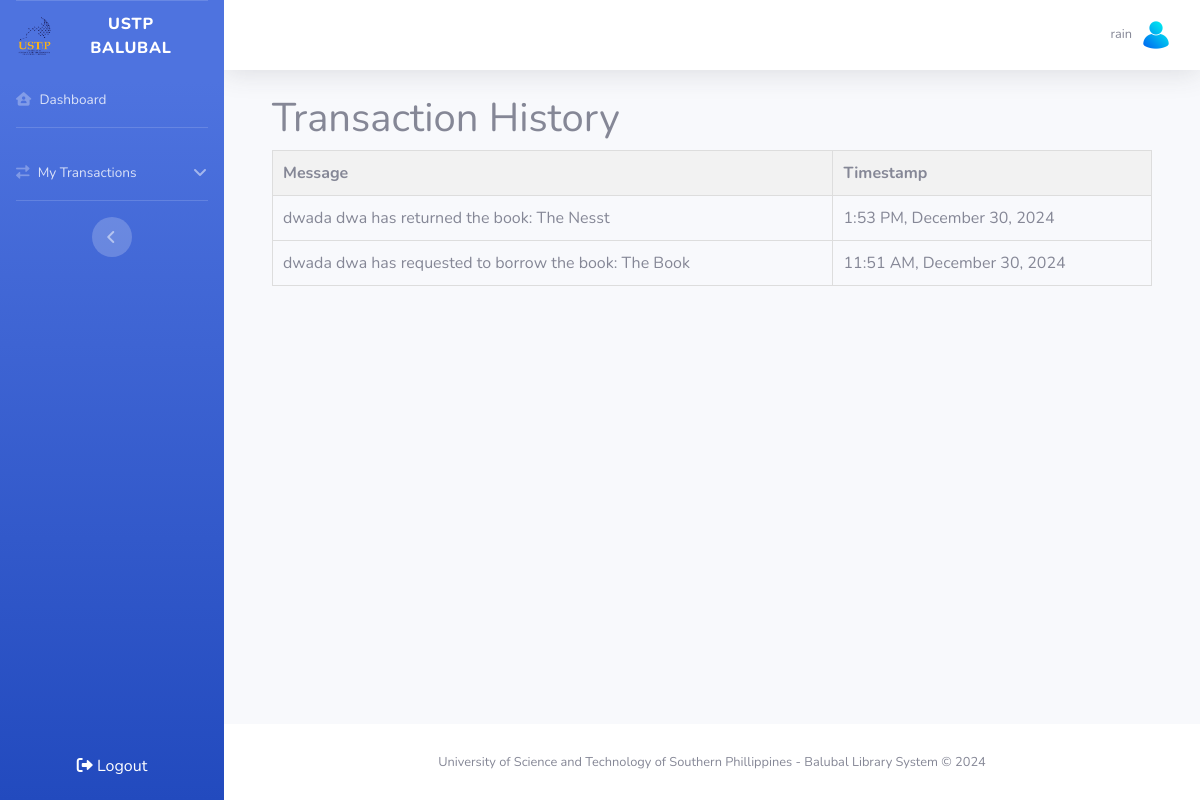
The app's page /borrower/list-transactions.php (signed in), older data.
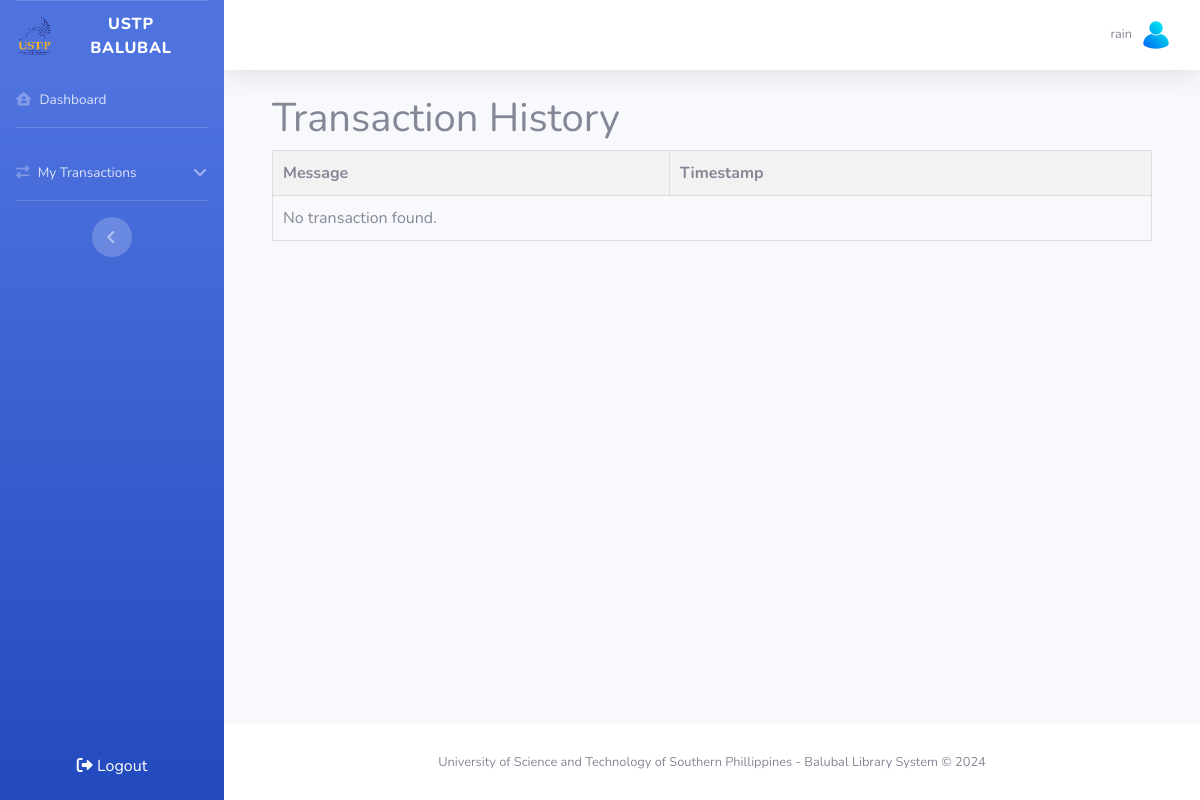
The same page, newer data.
### tables this page shows
CREATE TABLE `tblnotifications` (
  `notificationId` int(11) NOT NULL,
  `borrowerId` int(11) DEFAULT NULL,
  `bookId` int(11) NOT NULL,
  `message` text DEFAULT NULL,
  `status` enum('unread','read') DEFAULT 'unread',
  `type` enum('borrow','return','','') NOT NULL,
  `timestamp` timestamp NOT NULL DEFAULT current_timestamp()
);

### borrower/list-transactions.php (the view, shortened to what this page needs)
<?php
include('db/db-connect.php');
$userId = $_SESSION['user_id'];
$notificationQuery = "SELECT message, timestamp FROM tblnotifications WHERE borrowerId = ? ORDER BY timestamp DESC";
$notificationStmt = $conn->prepare($notificationQuery);
$notificationStmt->bind_param('i', $userId);
$notificationStmt->execute();
$notificationResult = $notificationStmt->get_result();
?>
<!DOCTYPE html>
<html lang="en">
<head>
</head>
<body>
    <div class="container">
        <h1>Transaction History</h1>
        <table>
            <thead>
                <tr>
                    <th>Message</th>
                    <th>Timestamp</th>
                </tr>
            </thead>
            <tbody>
                <?php
                if ($notificationResult->num_rows > 0) {
                    while ($row = $notificationResult->fetch_assoc()) {
                        $timestamp = new DateTime($row['timestamp']);
                        $formattedTimestamp = $timestamp->format('g:i A, F j, Y');
                        echo "<tr>";
                        echo "<td>" . htmlspecialchars($row['message']) . "</td>";
                        echo "<td>" . htmlspecialchars($formattedTimestamp) . "</td>";
                        echo "</tr>";
                    }
                } else {
                    echo "<tr><td colspan='2'>No transaction found.</td></tr>";
                }
                ?>
            </tbody>
        </table>
    </div>
</body>
</html>
<?php
$content = ob_get_clean();
include('templates/main.php');
?>

### borrower/templates/main.php (shortened to what this page needs)
<!DOCTYPE html>
<html lang="en">
<head>
    <link href="assets/vendor/fontawesome-free/css/all.min.css" rel="stylesheet" type="text/css">
    <link href="assets/css/sb-admin-2.min.css" rel="stylesheet">
    <link rel="stylesheet" href="https://cdnjs.cloudflare.com/ajax/libs/font-awesome/6.0.0-beta3/css/all.min.css">
</head>
<body id="page-top">
    <div id="wrapper">
        <ul class="navbar-nav bg-gradient-primary sidebar sidebar-dark accordion" id="accordionSidebar">
            <?php include('templates/sidebar.php'); ?>
        </ul>
        <div id="content-wrapper" class="d-flex flex-column">
            <div id="content">
                <nav class="navbar navbar-expand navbar-light bg-white topbar mb-4 static-top shadow">
                    <ul class="navbar-nav ml-auto">
                        <li class="nav-item dropdown no-arrow">
                            <a class="nav-link dropdown-toggle" href="#" id="userDropdown" role="button" data-toggle="dropdown" aria-haspopup="true" aria-expanded="false">
                                <span class="mr-2 d-none d-lg-inline text-gray-600 small">
                                    <?php
                                        echo isset($_SESSION['username']) ? $_SESSION['username'] : 'Guest';
                                    ?>
                                </span>
                                <img class="img-profile rounded-circle" src="assets/img/profile.png">
                            </a>
                        </li>
                    </ul>
                </nav>
                <div class="container-fluid">
                    <?php echo $content; ?>
                </div>
            </div>
            <footer class="sticky-footer bg-white">
                <div class="container my-auto">
                    <div class="copyright text-center my-auto">
                        <span>University of Science and Technology of Southern Phillippines - Balubal Library System &copy; 2024</span>
                    </div>
                </div>
            </footer>
        </div>
    </div>
</body>
</html>

### borrower/templates/sidebar.php (shortened to what this page needs)
<ul class="navbar-nav bg-gradient-primary sidebar sidebar-dark accordion" id="accordionSidebar">
    <a class="sidebar-brand d-flex align-items-center justify-content-center" href="dashboard.php">
        <div class="sidebar-brand-icon">
            <img src="assets/img/ustp.png" alt="Logo" width="38" height="38">
        </div>
        <div class="sidebar-brand-text mx-3">USTP Balubal</div>
    </a>
    <li class="nav-item">
        <a class="nav-link" href="dashboard.php">
            <i class="fas fa-house-user"></i>
            <span>Dashboard</span>
        </a>
    </li>
    <hr class="sidebar-divider">
    <li class="nav-item">
        <a class="nav-link" href="#" data-toggle="collapse" data-target="#collapseOne" aria-expanded="true" aria-controls="collapseOne">
            <i class="fas fa-exchange-alt"></i>
            <span>My Transactions</span>
        </a>
    </li>
    <hr class="sidebar-divider">
    <div class="text-center d-none d-md-inline">
        <button class="rounded-circle border-0" id="sidebarToggle"></button>
    </div>
    <li class="nav-item mt-auto">
        <form action="process/logout.php" method="POST" class="p-0 text-center">
            <button type="submit" class="btn btn-block text-white">
                <i class="fas fa-sign-out-alt"></i>
                Logout
            </button>
        </form>
    </li>
</ul>

### borrower/list-transactions.php (style rules this page uses)
table { width: 100%; border-collapse: collapse; }
th, td { padding: 10px; text-align: left; border: 1px solid #ddd; }
th { background-color: #f2f2f2; }

Row changes from the older to the newer data that the page shows:
removed tblnotifications: message "dwada dwa has returned the book: The Nesst", timestamp "1:53 PM, December 30, 2024"
removed tblnotifications: message "dwada dwa has requested to borrow the book: The Book", timestamp "11:51 AM, December 30, 2024"
Text that changed along with them:
text now shown: "No transaction found."
